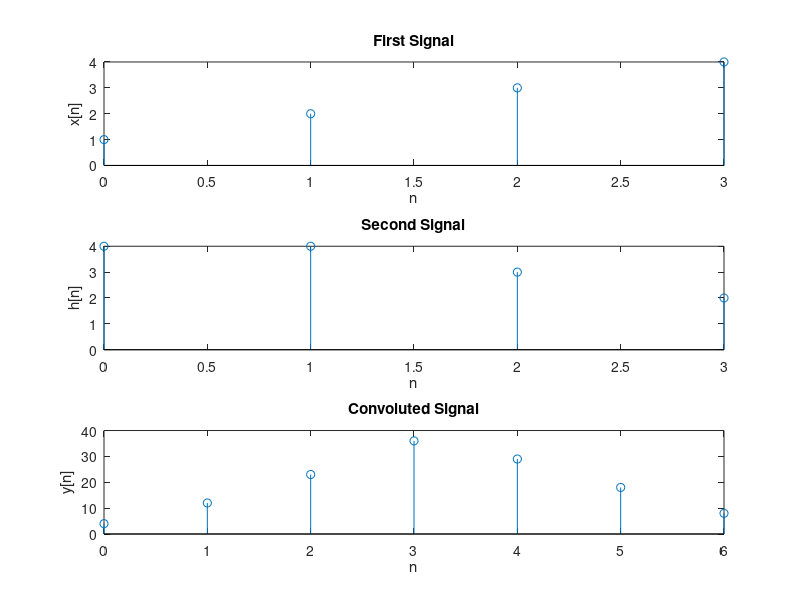

Write MATLAB code to recreate this figure.

 x = [ 1 2 3 4];
 h = [ 4 4 3 2];
 
 subplot( 3, 1, 1);
 t = 0 :length(x)-1; 
 stem( t, x);
 xlabel('n');
 ylabel('x[n]');
 title('First Signal');

 
 subplot( 3, 1, 2);
 t = 0:length(h)-1;
 stem( t, h);
 xlabel('n');
 ylabel('h[n]');
 title('Second Signal');
 
 y = conv( x, h);
 
 subplot( 3, 1, 3);
 t = 0 : length(y)-1;
 stem( t, y);
 xlabel('n');
 ylabel('y[n]');
 title('Convoluted Signal');